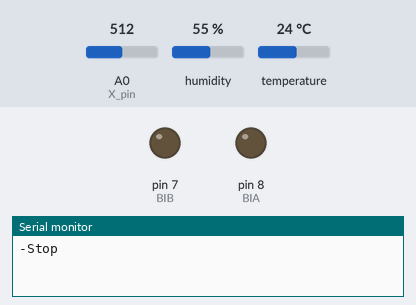
Bench run of a sketch on a simulated Arduino Uno, built with avr-gcc and run on an emulated ATmega328P. Parts: output pins drawn as LEDs (lit = HIGH), the last lines printed to the serial monitor. The inputs (shaded band) are chosen by the test bench; at power-on: temperature 24 °C, A0 (X_pin) = 512, humidity 55 %.

Above: at 1.2 s.
1.3 s: temperature set to 28 °C
3.2 s: temperature set to 31 °C
At 4.9 s:
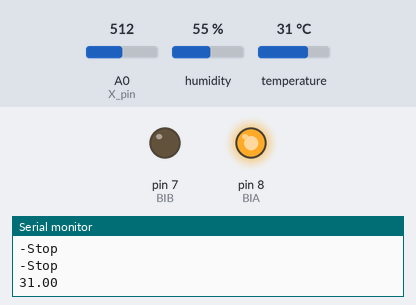
5.5 s: temperature set to 12 °C
At 7.2 s:
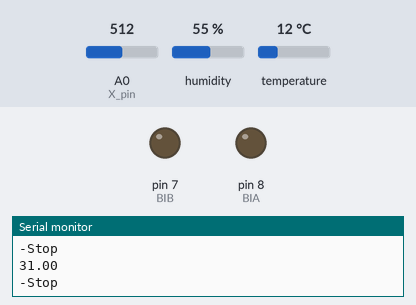
7.5 s: A0 (X_pin) set to 314
9.3 s: A0 (X_pin) set to 282
At 10.9 s:
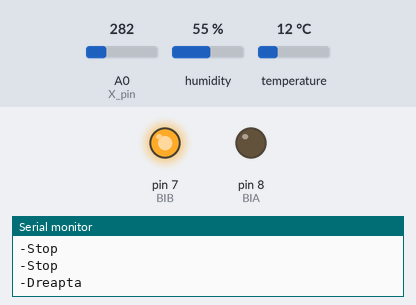
11.6 s: A0 (X_pin) set to 306
At 13.3 s:
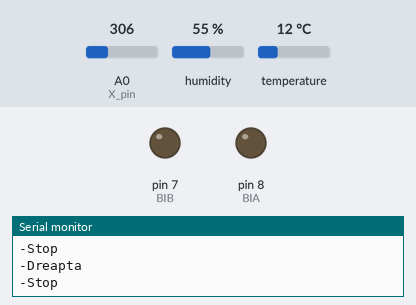
Timing chart, 0 to 14.6 s (numbered marks = the images above; inputs shaded):
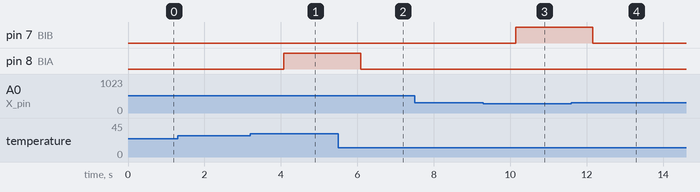

Measured:
- the behaviour switches between 29 and 30 °C on temperature (found by bisection; images 0 and 1)
- the behaviour switches between 300 and 299 on A0 (X_pin) (found by bisection; images 2 and 3)
- after the input at 3.2 s, pin 8 (BIA): LOW → HIGH after 0.87 s
- after the input at 5.5 s, pin 8 (BIA): HIGH → LOW after 0.59 s
- after the input at 9.3 s, pin 7 (BIB): LOW → HIGH after 0.84 s
- after the input at 11.6 s, pin 7 (BIB): HIGH → LOW after 0.57 s

The sketch:

proiect.ino
```cpp
#include <DHT.h>

const int BIA = 8;
const int BIB = 7;
const int SW_pin = 2;
const int X_pin = 0;
const int Y_pin = 1;
const int temperatura = 4;
DHT dht(temperatura,DHT11);
void setup() {
  pinMode(SW_pin,INPUT);
  digitalWrite(SW_pin,HIGH);
  pinMode(BIA,OUTPUT);
  pinMode(BIB,OUTPUT);
  Serial.begin(9600);
  dht.begin();
}

void loop() {
  float temper = dht.readTemperature();
  if(temper > 29.5){
    Serial.print(temper);
    Serial.print("\n");
    motorB('L');
    delay(2000);
  }
  else{
    if(analogRead(X_pin) > 700){
    Serial.print("-Stanga");
    Serial.print("\n");
    motorB('L');
    delay(2000);
    }
    else{
      if(analogRead(X_pin) < 300){
        Serial.print("-Dreapta");
        Serial.print("\n");
        motorB('R');
        delay(2000);
      }
      else{
        Serial.print("-Stop");
        Serial.print("\n");
        motorB('0');
        delay(2000);
      }
    }
  }
}
void motorB(char c){
  if(c == 'R'){
    digitalWrite(BIA,LOW);
    digitalWrite(BIB,HIGH);
  }
  else if (c == 'L'){
    digitalWrite(BIA,HIGH);
    digitalWrite(BIB,LOW);
  }
  else{
    digitalWrite(BIA,LOW);
    digitalWrite(BIB,LOW);
  }
}
```
